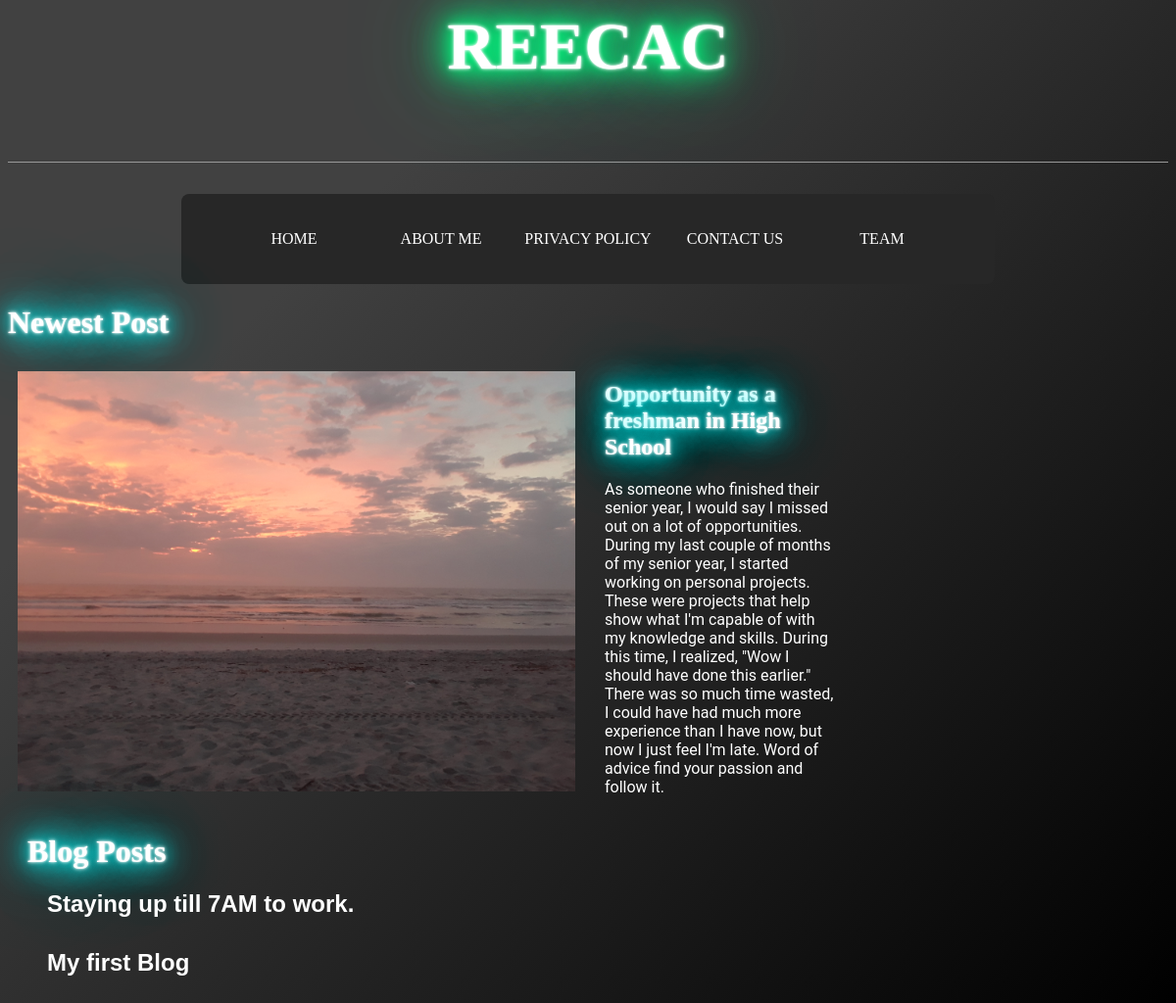
The page / on the database its author committed.
### blog/models.py (models this page shows, shortened)
class Post(models.Model):
    title = models.CharField(max_length=200)
    author = models.ForeignKey(
        'auth.User',
        on_delete=models.CASCADE,
    )
    body = models.TextField()
    img = models.CharField(max_length=60)

### blog/views.py (the view)
# urls.py: path('', BlogListView.as_view(), name='home'),
class BlogListView(ListView):
    model = Post
    template_name = 'home.html'

### blog/templates/home.html
{% extends 'base.html' %}
{% load static %}
{% block content %}
<h1 class="blue-neon">Newest Post</h1>
{% for post in object_list reversed %}
{% if forloop.first %}
<div class="column-img">
    {% with 'img/'|add:post.img|add:'.PNG' as image_static %}
    <img src="{% static image_static %}"/>
    {% endwith %}
</div>
<div class="column-text">
    <h2 class="blue-neon" style="color:white">{{ post.title }}</h2>
    <p class="body-text">{{ post.body }}</p>
</div>
{% endif %}
{% endfor %}
<div class="column-post">
<h1 class="blue-neon">Blog Posts</h1>
 {% for post in object_list reversed %}
    {% if forloop.first %}
    {% else %}
  <div class="post-entry">
      <h2 style="font-family:arial" class="blog-left"><a href="{% url 'post_detail' post.pk %}">{{ post.title }}</a></h2>
  </div>
    {% endif %}
 {% endfor %}
</div>
{% endblock content %}

### blog/templates/base.html (shortened to what this page needs)
{% load static %}
<html>
<head>
    <link href="{% static 'css/base.css' %}" rel="stylesheet">
    <link href="{% static 'css/effects.css' %}" rel="stylesheet">
</head>
<body>
<div>
<header>
    <h1 class="green-neon">Reecac</h1>
    <div class="nav-right">
    </div>
</header>
    <div class="main">
        <div class="nav">
            <ol>
                <li><a href="{% url 'home' %}">Home</a></li>
                <li><a href="{% url 'about' %}">About Me</a></li>
                <li><a href="{% url 'policy' %}">Privacy Policy</a></li>
                <li><a href="{% url 'contact' %}">Contact Us</a></li>
                <li><a href="{% url 'team' %}">Team</a></li>
            </ol>
        </div>
    </div>
    <div>
    {% block content %}
    {% endblock content %}
    </div>
</div>
</body>
</html>

### blog/static/css/base.css (style rules this page uses)
body { background-color: #000000; background-image: linear-gradient(315deg, #000000 0%, #414141 74%); }
.column-img { float: left; padding: 10px; }
.column-text { float: left; width: 20%; padding-left: 20px; padding-right: 20px; }
.column-post { float: left; padding-left: 20px; }
h1 { color: white; }
.body-text { font-family: roboto; color: white; }
header { border-bottom: 1px solid #999; margin-bottom: 2rem; }
.nav-right { display: flex; padding-top: 2rem; }
.post-entry { margin-bottom: 2rem; }
.post-entry h2 { margin: 0.5rem 0; }
.post-entry h2 a, .post-entry h2 a:visited { color: white; text-decoration: none; }
.blog-left { padding-left: 20px; }
.main { display: flex; justify-content: center; align-items: center; width: 100%; }
.nav { background-color: rgb(39, 39, 39); border-radius: 8px; overflow: hidden; }
.nav ol { display: flex; list-style: none; position: relative; padding-inline-end: 40px; }
.nav a { display: flex; justify-content: center; align-items: center; width: 150px; height: 60px; text-decoration: none; color: white; text-transform: uppercase; }

### blog/static/css/effects.css (style rules this page uses)
.blue-neon { color: #fff; text-shadow: 0 0 2px #fff, 0 0 4px #fff, 0 0 16px #0ff, 0 0 32px #0ff, 0 0 42px #0ff, 0 0 52px #0ff, 0 0 102px #0ff; }
.green-neon { text-align: center; font-size: 68px; text-transform: uppercase; color: #fff; text-shadow: 0 0 2px #fff, 0 0 4px #fff, 0 0 16px #00ff80, 0 0 32px #00ff80, 0 0 42px #00ff80, 0 0 52px #00ff80, 0 0 102px #00ff80; }

### rows shown on the page
Post: title "Opportunity as a freshman in High School", body "As someone who finished their senior year, I would say I missed out on a lot of opportunities. During my last couple of months of my senior year, I started working on personal projects. These were projects that help show what I'm capable of with my knowledge and skills. During this time, I realized, \"Wow I should have done this earlier.\" There was so much time wasted, I could have had much more experience than I have now, but now I just feel I'm late. Word of advice find your passion and follow it."
Post: title "Staying up till 7AM to work."
Post: title "My first Blog"
